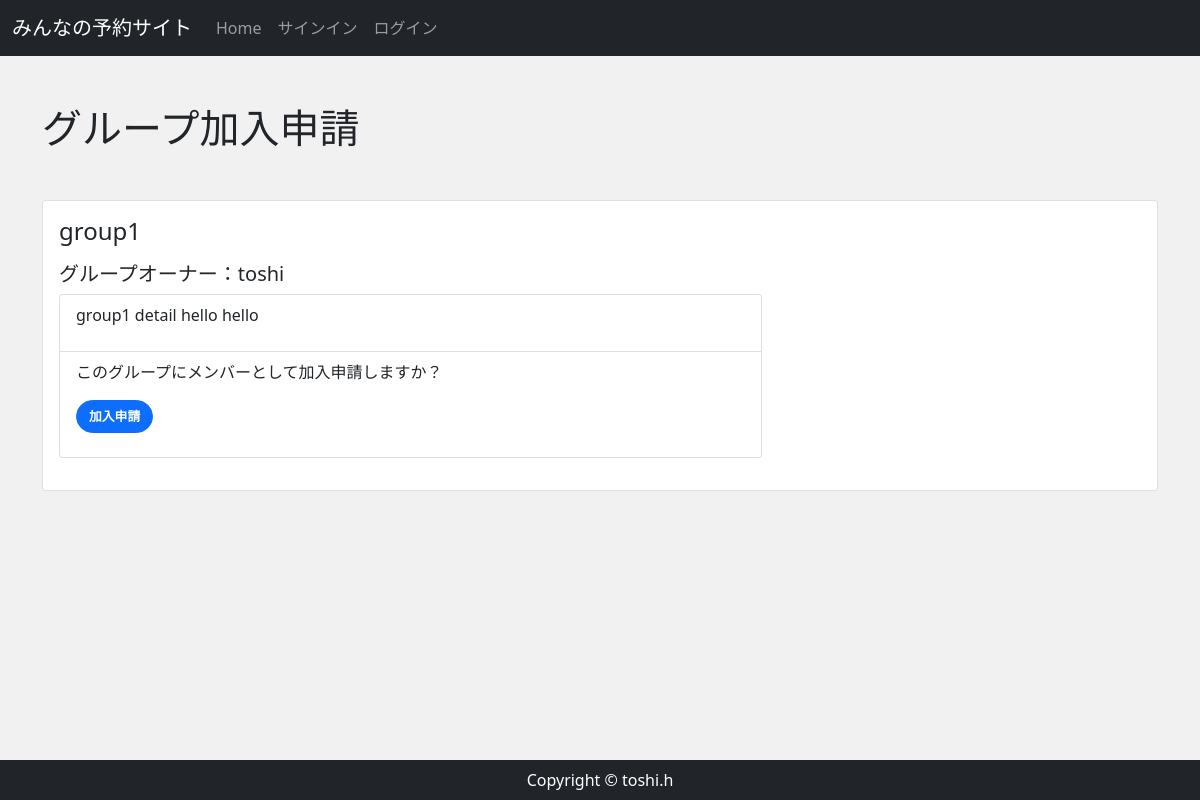
The page /group_join/1/ on the database its author committed.
### reservation/models.py (models this page shows, shortened)
class Group(models.Model):
    group_name = models.CharField(max_length=150)
    group_detail = models.TextField()
    group_owner = models.ForeignKey(
        CustomUser,
        unique=False,
        db_index=True,
        related_name='owner',
        on_delete=models.CASCADE
    )

### accounts/models.py (models this page shows, shortened)
class CustomUser(AbstractBaseUser, PermissionsMixin):
    email = models.EmailField(
        verbose_name='email',
        max_length=255,
        unique=True,
        )
    first_name = models.CharField('名', max_length=150)
    last_name = models.CharField('姓', max_length=150)
    nickname = models.CharField('ニックネーム', max_length=150,  null=True, blank=True)
    active = models.BooleanField(default=True)
    staff = models.BooleanField(default=False) #staffかどうか
    admin = models.BooleanField(default=False)
    objects = UserManager()
    EMAIL_FIELD = 'email'
    USERNAME_FIELD = 'email'
    REQUIRED_FIELDS = []
    class Meta(AbstractBaseUser.Meta):
        db_table = 'custom_user'

### reservation/views.py (the view, shortened to what this page needs)
# urls.py: path('group_join/<int:pk>/', views.GroupJoinView.as_view(), name='group_join'), #グループ加入申請
class GroupJoinView(View): #メンバー申請
    model=Group
    def get(self, request, *args, **kwargs):
        group_data = Group.objects.get(id=self.kwargs['pk'])
        return render(request, 'reservation/group_join.html',{
            'group_data': group_data,
            'staff_or_member':'メンバー',
        })

### reservation/templates/reservation/group_join.html (shortened to what this page needs)
{% extends 'reservation/base.html' %}
{% block content %}
    <div class="my-5">
        <h1>グループ加入申請</h1>
    </div>
    <div class="card mb-3 col-lg-auto" style="">
        <div class="row no-gutters">
            <div class="col-md-8">
                <div class="card-body">
                    <h4 class="card-title mb-3"><div hidden>#{{ group_data.pk }}</div>{{ group_data.group_name }}</h4>
                    <h5>グループオーナー：{{ group_data.group_owner.nickname }}</h5>
                    <ul class="list-group listgroup-flush mb-3">
                        <li class="list-group-item">
                        <p class="card-text mb-3">{{ group_data.group_detail }}</p>
                        </li>
                        <li class="list-group-item">
                        <form action="" method="POST">
                            <p>このグループに{{ staff_or_member }}として加入申請しますか？</p>
                            <p><button type="submit" class="btn btn-primary">加入申請 </button></p>
                        </form>
                        </li>
                    </ul>
                </div>
        </div>
    </div>
{% endblock %}

### reservation/static/css/rsv_style.css (style rules this page uses)
* { margin: 0; padding: 0; box-sizing: border-box; }
.btn { font-size: 80%; border-radius: 5rem; font-weight: bold; }

### rows shown on the page
Group: group_name "group1", group_owner.nickname "toshi", group_detail "group1 detail hello hello"

### other values the page prints
{{ staff_or_member }} "メンバー"
